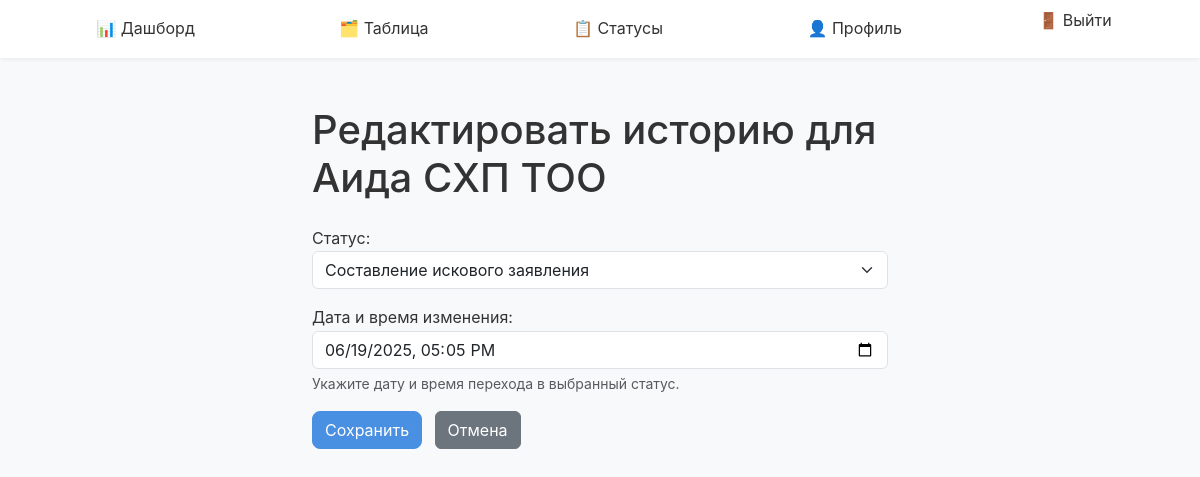
Screenshot of /main/history/185/edit/ (signed in) with the database file from the repository.
### main/models.py (models this page shows, shortened)
class CompanyStatusHistory(models.Model):
    company = models.ForeignKey(
        Company,
        on_delete=models.CASCADE,
        related_name="history",
        verbose_name="Компания"
    )
    status = models.ForeignKey(
        Status,
        on_delete=models.SET_NULL,
        null=True,
        blank=True,
        verbose_name="Статус"
    )
    changed_at = models.DateTimeField(
        "Дата и время смены",
        default=timezone.now,
        help_text="Когда был установлен этот статус"
    )
    is_paused = models.BooleanField(
        "На паузе",
        default=False,
        help_text="Флаг: этот этап приостановлен?"
    )
    paused_at = models.DateTimeField(
        "Когда поставили на паузу",
        null=True,
        blank=True,
        help_text="Если этап на паузе, когда именно он был поставлен на паузу"
    )
    class Meta:
        ordering = ["-changed_at"]
        verbose_name = "Запись истории статусов"
        verbose_name_plural = "История статусов"

### main/views.py (the view, shortened to what this page needs)
# urls.py: path('history/<int:history_id>/edit/', views.edit_status_history, name='edit_status_history'),
@login_required
def edit_status_history(request, history_id):
    if request.user.is_staff:
        h = get_object_or_404(CompanyStatusHistory, pk=history_id)
    old_status = h.status
    old_order = old_status.order if old_status else -1
    if request.method == 'POST':
        form = CompanyStatusHistoryForm(request.POST, instance=h)
        if form.is_valid():
            new_status = form.cleaned_data['status']
            new_order = new_status.order if new_status else -1
            if not request.user.is_staff and new_order < old_order:
                messages.error(request, "Вы не можете изменить запись истории на более ранний статус.")
                return redirect('main:company_detail', pk=h.company.pk)
            form.save()
            messages.success(request, "Запись истории успешно обновлена.")
            return redirect('main:company_detail', pk=h.company.pk)
    else:
        form = CompanyStatusHistoryForm(instance=h)
    return render(request, 'main/history_form.html', {
        'title': f'Редактировать историю для {h.company.name}',
        'form': form,
        'company': h.company,
    })

### main/forms.py
class CompanyStatusHistoryForm(forms.ModelForm):
    class Meta:
        model = CompanyStatusHistory
        fields = ['status', 'changed_at']
        widgets = {
            'status': forms.Select(attrs={'class': 'form-select'}),
            'changed_at': forms.DateTimeInput(
                attrs={'type': 'datetime-local', 'class': 'form-control'},
                format='%Y-%m-%dT%H:%M'
            ),
        }
        labels = {
            'status': 'Статус',
            'changed_at': 'Дата и время изменения',
        }
    def __init__(self, *args, **kwargs):
        super().__init__(*args, **kwargs)
        if self.instance and self.instance.changed_at:
            self.fields['changed_at'].initial = self.instance.changed_at.strftime('%Y-%m-%dT%H:%M')

### main/models.py (called while the page is built)
    def __str__(self):
        return self.name

### main/templates/main/history_form.html (shortened to what this page needs)
{% extends 'main/base.html' %}
{% block content %}
<div class="container py-4" style="max-width: 600px;">
  <h1 class="mb-4">{{ title }}</h1>
  <form method="post">
    <div class="mb-3">
      {{ form.status.label_tag }}
      {{ form.status }}
    </div>
    <div class="mb-3">
      {{ form.changed_at.label_tag }}
      {{ form.changed_at }}
      <div class="form-text">
        Укажите дату и время перехода в выбранный статус.
      </div>
    </div>
    <button type="submit" class="btn btn-primary">
      Сохранить
    </button>
    <a href="{% url 'main:company_detail' company.pk %}" class="btn btn-secondary ms-2">
      Отмена
    </a>
  </form>
</div>
{% endblock %}

### main/static/main/css/custom.css (style rules this page uses)
:root { --color-primary: #4a90e2; --color-secondary: #f5f7fa; --color-accent: #50e3c2; --color-danger: #dc3545; --color-warning: #f5a623; --color-success: #7ed321; --color-text: #333333; --radius-sm: 0.25rem; --radius: 0.5rem; --radius-lg: 0.75rem; --shadow-sm: 0 2px 4px rgba(0,0,0,0.05); --shadow-md: 0 4px 12px rgba(0,0,0,0.1); }
body { background-color: var(--color-secondary); color: var(--color-text); font-family: 'Inter', sans-serif; line-height: 1.6; }
.btn-primary { background-color: var(--color-primary); border-color: var(--color-primary); border-radius: var(--radius); transition: background-color 0.2s; }

### rows the page displays
CompanyStatusHistory: status "Составление искового заявления", changed_at "06/19/2025 17:05"

### other values shown
{{ title }} "Редактировать историю для Аида СХП ТОО"
